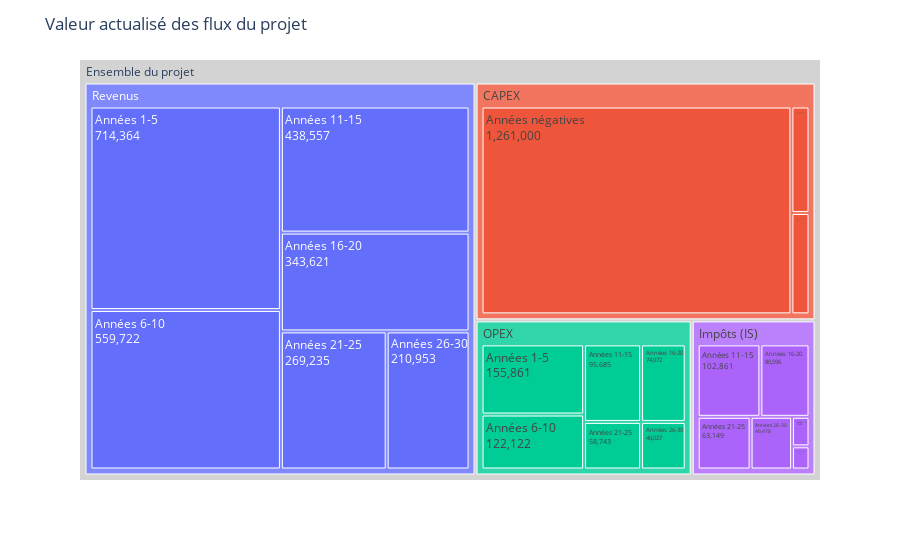

Notebook code cell kept with this figure:
### Code cell
fig = px.treemap(
    de, 
    path = [px.Constant("Ensemble du projet"), "Type de flux", "Période projet", "Année projet"], 
    values="value",
    maxdepth=3
)
fig.data[0].textinfo = 'label+value'
fig.update_traces(root_color="lightgrey")
fig.update_layout(title = "Valeur actualisé des flux du projet")
fig.show()

### Figure 1 — Plotly figure (JSON) as saved in the notebook; plotly's stock layout.template omitted (floating-point values rounded to 4 significant figures; data arrays with more than 128 entries replaced by an {"elided": "..."} marker saying what was removed)
{"data": [{"branchvalues": "total", "domain": {"x": [0, 1], "y": [0, 1]}, "hovertemplate": "labels=%{label}<br>value=%{value}<br>parent=%{parent}<br>id=%{id}<extra></extra>", "ids": {"elided": "165 str values"}, "labels": {"elided": "165 str values"}, "maxdepth": 3, "name": "", "parents": {"elided": "165 str values"}, "root": {"color": "lightgrey"}, "textinfo": "label+value", "type": "treemap", "values": {"elided": "165 int values"}}], "layout": {"legend": {"tracegroupgap": 0}, "margin": {"t": 60}, "title": {"text": "Valeur actualisé des flux du projet"}}}
